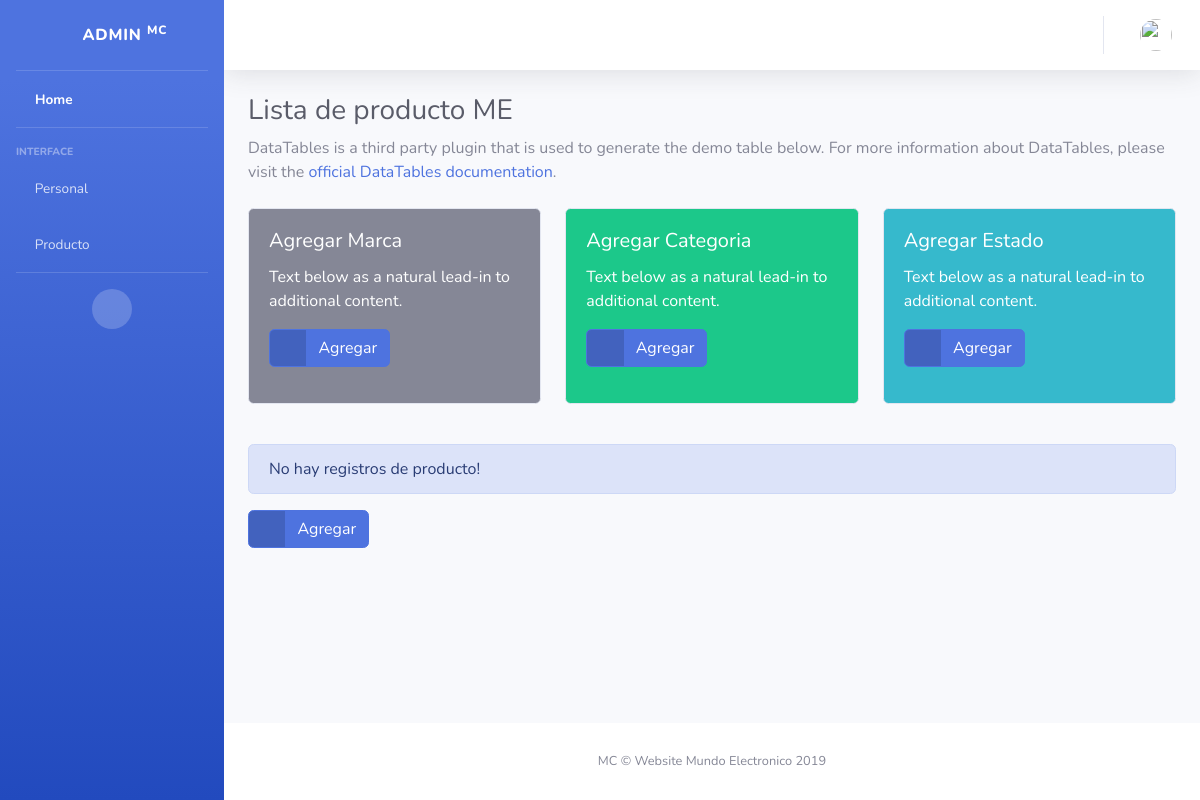
Before: /product/productList with the older database file.
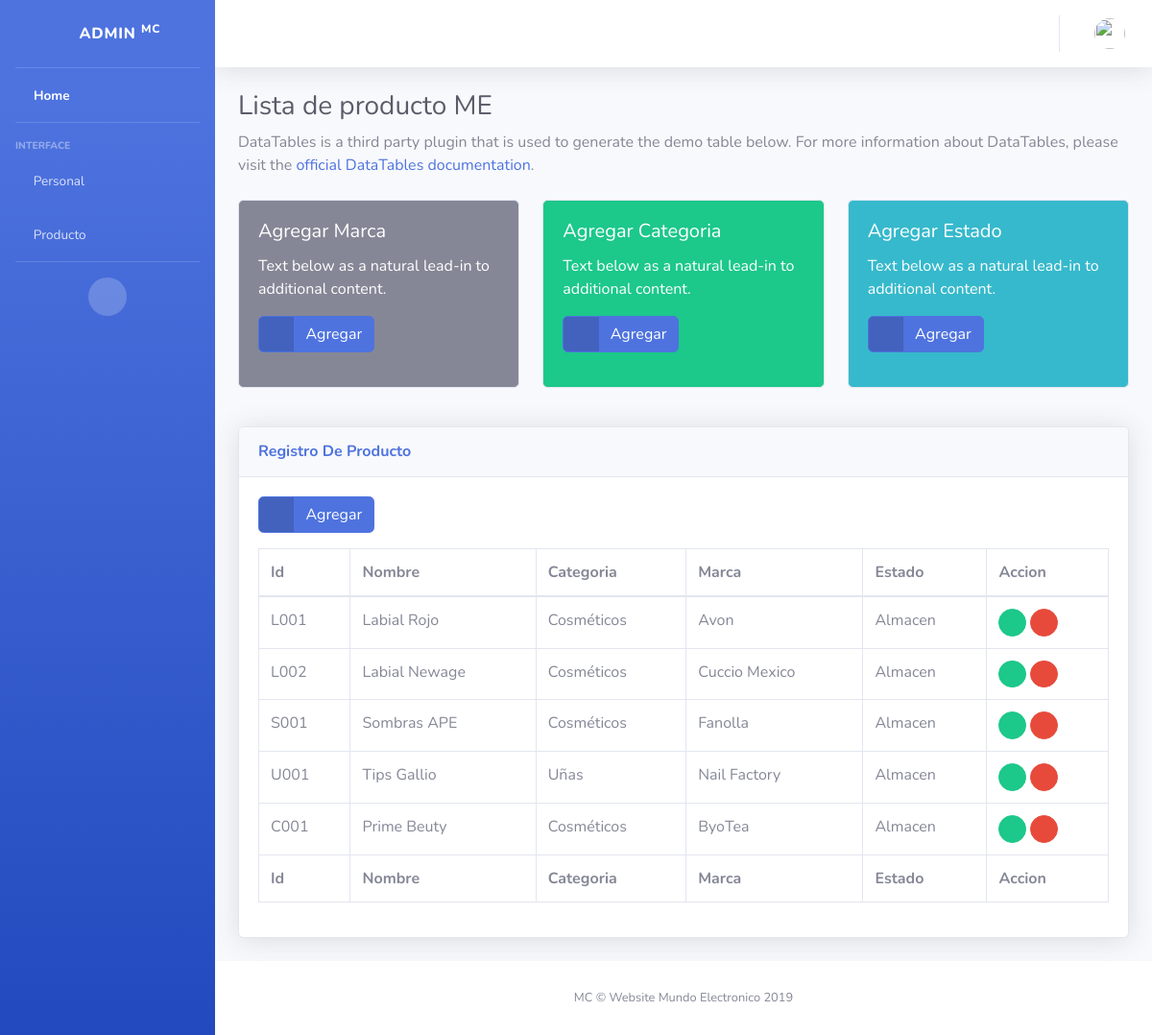
After: the same page with the newer database file.
### apps/product/models.py (models this page shows, shortened)
class Product(models.Model):
    idProduct = models.CharField(max_length=100, primary_key=True, unique=True)
    name = models.CharField(max_length=100, null=True)
    category = models.ForeignKey(Category, on_delete=models.CASCADE, null=True)
    brand = models.ForeignKey(Brand, on_delete=models.CASCADE, null=True)
    state = models.ForeignKey(State, on_delete=models.CASCADE, null=True)
    status = models.BooleanField(default = True)
    picture = models.ImageField(upload_to=product_directory_path, null=True, blank=True)
    price = models.DecimalField(decimal_places=2, max_digits=10, default=0)
    description = models.TextField(blank=True, null=True)
    stock = models.IntegerField(default=1)
    class Meta:
        verbose_name = 'Product'
        verbose_name_plural = 'Product'

class Category(models.Model):
    name = models.CharField(max_length=100, null=True)
    description = models.CharField(max_length=100, null=True)
    class Meta:
        verbose_name = 'Category'
        verbose_name_plural = 'Category'
    def __str__(self):
        return self .name

class Brand(models.Model):
    name = models.CharField(max_length=100, null=True)
    description = models.CharField(max_length=100, null=True)
    class Meta:
        verbose_name = 'Brand'
        verbose_name_plural = 'Brand'
    def __str__(self):
        return self.name

class State(models.Model):
    name = models.CharField(max_length=100, null=True)
    description = models.CharField(max_length=100, null=True)
    class Meta:
        verbose_name = 'State'
        verbose_name_plural = 'State'
    def __str__(self):
        return self.name

### apps/product/views.py (the view)
# urls.py: path('productList', ProductList.as_view(), name='product_list'),
class ProductList(ListView):
    model = Product
    template_name = 'product/product/product_list.html'
    context_object_name = 'product_list'
    queryset = Product.objects.all()

### templates/product/product/product_list.html (shortened to what the changed rows need)
{% extends 'home/home.html' %}
{% block pageContent %}
    <div class="container-fluid">
        <h1 class="h3 mb-2 text-gray-800">Lista de producto ME</h1>
    </div>
    {% block Product %}
        {% if product_list %}
            <div class="container-fluid">
                <div class="card shadow mb-4">
                    <div class="card-header py-3">
                        <h6 class="m-0 font-weight-bold text-primary">Registro De Producto</h6>
                    </div>
                    <div class="card-body">
                        <a href="{% url 'product:product_new' %}" class="btn btn-primary btn-icon-split mb-3">
                        <span class="icon text-white-50">
                            <i class="fas fa-plus"></i>
                        </span>
                            <span class="text">Agregar</span>
                        </a>
                        <div class="table-responsive">
                            <table class="table table-bordered table-hover" id="dataTable" width="100%" cellspacing="0">
                                <thead>
                                <tr>
                                    <th>Id</th>
                                    <th>Nombre</th>
                                    <th>Categoria</th>
                                    <th>Marca</th>
                                    <th>Estado</th>
                                    <th>Accion</th>
                                </tr>
                                </thead>
                                <tfoot>
                                <tr>
                                    <th>Id</th>
                                    <th>Nombre</th>
                                    <th>Categoria</th>
                                    <th>Marca</th>
                                    <th>Estado</th>
                                    <th>Accion</th>
                                </tr>
                                </tfoot>
                                <tbody>
                                {% for product in product_list %}
                                    <tr>
                                        <td>{{ product.idProduct }}</td>
                                        <td>{{ product.name }}</td>
                                        <td>{{ product.category }}</td>
                                        <td>{{ product.brand }}</td>
                                        <td>{{ product.state }}</td>
                                        <td>
                                            <a href="{% url 'product:product_update' product.idProduct %}"
                                               class="btn btn-success btn-circle btn-sm">
                                                <i class="fas fa-edit"></i>
                                            </a>
                                            <a href="{% url 'product:product_delete' product.idProduct %}"
                                               class="btn btn-danger btn-circle btn-sm">
                                                <i class="fas fa-trash"></i>
                                            </a>
                                        </td>
                                    </tr>
                                {% endfor %}
                                </tbody>
                            </table>
                        </div>
                    </div>
                </div>
            </div>
        {% else %}
            <div class="container">
                <div class="alert alert-primary" role="alert">
                    No hay registros de producto!
                </div>
                <a href="{% url 'product:product_new' %}" class="btn btn-primary btn-icon-split mb-3">
                <span class="icon text-white-50">
                    <i class="fas fa-plus"></i>
                </span>
                    <span class="text">Agregar</span>
                </a>
            </div>
        {% endif %}
    {% endblock %}
{% endblock %}

Changed rows visible on the page:
added Product: idProduct "L001", name "Labial Rojo", category "Cosméticos", brand "Avon", state "Almacen"
added Product: idProduct "L002", name "Labial Newage", category "Cosméticos", brand "Cuccio Mexico", state "Almacen"
added Product: idProduct "S001", name "Sombras APE", category "Cosméticos", brand "Fanolla", state "Almacen"
added Product: idProduct "U001", name "Tips Gallio", category "Uñas", brand "Nail Factory", state "Almacen"
added Product: idProduct "C001", name "Prime Beuty", category "Cosméticos", brand "ByoTea", state "Almacen"
Other visible differences:
text no longer shown: "No hay registros de producto!"
text now shown: "Registro De Producto Id Nombre Categoria Marca Estado Accion Id Nombre Categoria Marca Estado Accion"
